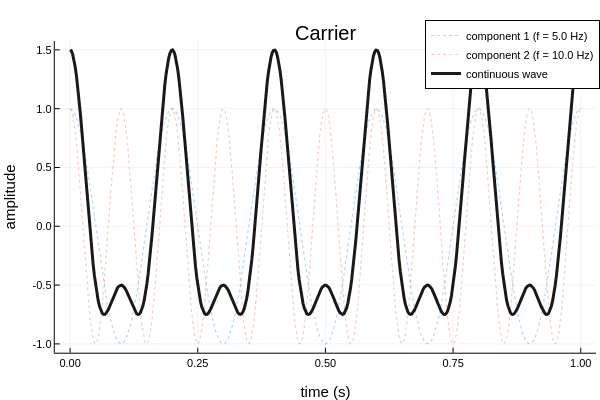

Notebook code cell kept with this figure:
### Code cell
wave_combo(t) = sum(params[k][2] .* cos.(2π .* params[k][1] .* (t .- params[k][3])) for k in eachindex(params))

p = plot()
for (i, w) in enumerate(wave_components(interval))
    plot!(interval, w,
          lw = 1.2,
          ls = :dot,
          alpha = 0.35,
          color = i,
          label = "component $(i) (f = $(params[i][1]) Hz)")
end
plot!(interval, wave_combo(interval),
     lw = 3,
     ls = :solid,
     alpha = 0.9,
     color = :black,
     xlabel = "time (s)",
     ylabel = "amplitude",
     label = "continuous wave",
     title = "Carrier")

### Figure 1 — Plotly figure (JSON) as saved in the notebook; plotly's stock layout.template omitted (floating-point values rounded to 4 significant figures; data arrays with more than 128 entries replaced by an {"elided": "..."} marker saying what was removed)
{"data": [{"colorbar": {"len": 0.8657, "title": "", "x": 0.9934, "y": 0.5087}, "legendgroup": "component 1 (f = 5.0 Hz)", "line": {"color": "rgba(0, 154, 250, 0.350)", "dash": "dot", "shape": "linear", "width": 1.2}, "mode": "lines", "name": "component 1 (f = 5.0 Hz)", "showlegend": true, "type": "scatter", "x": {"elided": "400 float values"}, "xaxis": "x", "y": {"elided": "400 float values"}, "yaxis": "y"}, {"colorbar": {"len": 0.8657, "title": "", "x": 0.9934, "y": 0.5087}, "legendgroup": "component 2 (f = 10.0 Hz)", "line": {"color": "rgba(227, 111, 71, 0.350)", "dash": "dot", "shape": "linear", "width": 1.2}, "mode": "lines", "name": "component 2 (f = 10.0 Hz)", "showlegend": true, "type": "scatter", "x": {"elided": "400 float values"}, "xaxis": "x", "y": {"elided": "400 float values"}, "yaxis": "y"}, {"colorbar": {"len": 0.8657, "title": "", "x": 0.9934, "y": 0.5087}, "legendgroup": "continuous wave", "line": {"color": "rgba(0, 0, 0, 0.900)", "dash": "solid", "shape": "linear", "width": 3}, "mode": "lines", "name": "continuous wave", "showlegend": true, "type": "scatter", "x": {"elided": "400 float values"}, "xaxis": "x", "y": {"elided": "400 float values"}, "yaxis": "y"}], "layout": {"annotations": [{"font": {"color": "rgba(0, 0, 0, 1.000)", "family": "sans-serif", "size": 20}, "rotation": 0, "showarrow": false, "text": "Carrier", "x": 0.5424, "xanchor": "center", "xref": "paper", "y": 1, "yanchor": "top", "yref": "paper"}], "height": 400, "legend": {"bgcolor": "rgba(255, 255, 255, 1.000)", "bordercolor": "rgba(0, 0, 0, 1.000)", "borderwidth": 1, "font": {"color": "rgba(0, 0, 0, 1.000)", "family": "sans-serif", "size": 11}, "title": {"font": {"color": "rgba(0, 0, 0, 1.000)", "family": "sans-serif", "size": 15}, "text": ""}, "tracegroupgap": 0, "traceorder": "normal", "x": 1, "xanchor": "auto", "y": 1, "yanchor": "auto"}, "margin": {"b": 20, "l": 0, "r": 0, "t": 20}, "paper_bgcolor": "rgba(255, 255, 255, 1.000)", "plot_bgcolor": "rgba(255, 255, 255, 1.000)", "showlegend": true, "width": 600, "xaxis": {"anchor": "y", "domain": [0.09128, 0.9934], "gridcolor": "rgba(0, 0, 0, 0.100)", "gridwidth": 0.5, "linecolor": "rgba(0, 0, 0, 1.000)", "mirror": false, "range": [-0.03, 1.03], "showgrid": true, "showline": true, "showticklabels": true, "tickangle": 0, "tickcolor": "rgb(0, 0, 0)", "tickfont": {"color": "rgba(0, 0, 0, 1.000)", "family": "sans-serif", "size": 11}, "tickmode": "array", "ticks": "inside", "ticktext": ["0.00", "0.25", "0.50", "0.75", "1.00"], "tickvals": [0, 0.25, 0.5, 0.75, 1], "title": "time (s)", "titlefont": {"color": "rgba(0, 0, 0, 1.000)", "family": "sans-serif", "size": 15}, "type": "-", "visible": true, "zeroline": false, "zerolinecolor": "rgba(0, 0, 0, 1.000)"}, "yaxis": {"anchor": "x", "domain": [0.07581, 0.9415], "gridcolor": "rgba(0, 0, 0, 0.100)", "gridwidth": 0.5, "linecolor": "rgba(0, 0, 0, 1.000)", "mirror": false, "range": [-1.075, 1.575], "showgrid": true, "showline": true, "showticklabels": true, "tickangle": 0, "tickcolor": "rgb(0, 0, 0)", "tickfont": {"color": "rgba(0, 0, 0, 1.000)", "family": "sans-serif", "size": 11}, "tickmode": "array", "ticks": "inside", "ticktext": ["-1.0", "-0.5", "0.0", "0.5", "1.0", "1.5"], "tickvals": [-1, -0.5, 0, 0.5, 1, 1.5], "title": "amplitude", "titlefont": {"color": "rgba(0, 0, 0, 1.000)", "family": "sans-serif", "size": 15}, "type": "-", "visible": true, "zeroline": false, "zerolinecolor": "rgba(0, 0, 0, 1.000)"}}}
